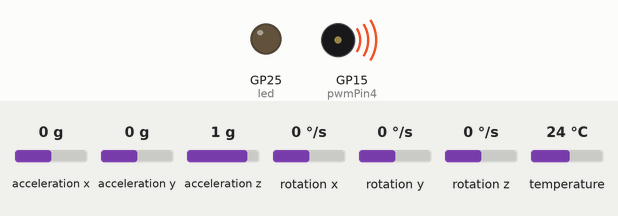
This program was run on a simulated Raspberry Pi Pico running MicroPython. Parts: output pins drawn as LEDs (lit = HIGH), buzzer (waves = sounding). Dashed ring = blinking. The inputs (shaded band) are chosen by the test bench; at power-on: acceleration x 0 g, acceleration y 0 g, acceleration z 1 g, rotation x 0 °/s, rotation y 0 °/s, rotation z 0 °/s, temperature 24 °C. Library files of the repository ran but are not shown: imu.py; what the program prints to the serial console is not drawn.

Above: at 0.3 s.
At 11.2 s:
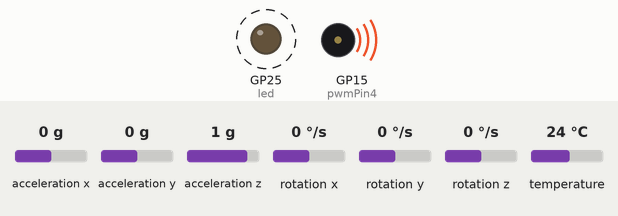
Timing chart, 0 to 12.7 s (numbered marks = the images above):
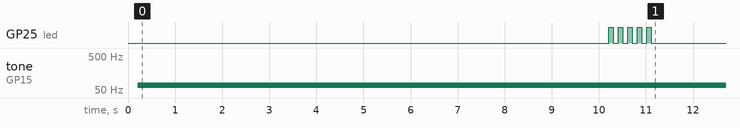

Measured:
- by itself, GP25 (led): LOW → HIGH at 10.2 s, → LOW 0.10 s later, → HIGH 0.10 s later, → LOW 0.10 s later, … (10 changes in this stretch)
- by itself, tone on GP15 (pwmPin4): silent → 70 Hz at 0.21 s

The program:

main.py
```python
import motor_controller
import math
import gyro
import drone_math
import coms
import time
from machine import Pin
motor_controller.pwmGenerate(motor_controller.duty(0,indv=drone_math.a.rpms))
time.sleep(10)
led=Pin(25,Pin.OUT)
for i in range(10):
    cdata=coms.coms_data()
    led.toggle()
    time.sleep(0.1)
try:
    while True:
        if(cdata is not None and cdata[5]>50):
            break
        cdata=coms.coms_data()
        gdata=gyro.gyrodata()
        if(cdata is not None):
            drone_math.a.setthrust((cdata[3]/200)+0.5)
        angle=(math.atan(gdata[0]/(gdata[1]+0.000001)))
        powr=(((gdata[0]**2+gdata[1]**2)**(0.5))+1)/2
        #drone_math.a.moveDirection(angle+(3.1415926535/2),powr,1)
        motor_controller.pwmGenerate(motor_controller.duty(0,indv=drone_math.a.rpms))
        pass

except KeyboardInterrupt:
    motor_controller.pwmGenerate(motor_controller.duty(-2))
motor_controller.pwmGenerate(motor_controller.duty(-2))


    
```

motor_controller.py
```python
from machine import Pin, PWM
import time
frequency = 0
duty_cycle = 0

# Pin declarat 0)ions
pwmPin = Pin(3)
pwmPin2 = Pin(7)
pwmPin3 = Pin(11)
pwmPin4 = Pin(15)
"""pwmPin5 = Pin('''enter the pin number''')
PwmPin6 = Pin('''enter the pin number''')"""
pwmOutputs = [PWM(i) for i in [pwmPin,pwmPin2,pwmPin3,pwmPin4]]
while True:
    try:
        for i in range(4):
            pwmOutputs[i].duty_u16(0)
        frequency = 70
        if frequency >= 0:
            for i in range(4):
                pwmOutputs[i].freq(int(frequency))
            break
        else:
            print("Frequency cannot be negative. Enter again.")
    except ValueError:
        print("Please enter a valid number.")
# Function for asking duhh_cycle input
def duty(f,indv=None):
    if(indv!=None):
        a1=int(4815-100+(indv[0]*2677))
        a2=int(4844-100+(indv[1]*2677))
        a3=int(4818-100+(indv[2]*2677))
        a4=int(4830-100+(indv[3]*2677))
        r=[a1,a2,a3,a4]
        print(r)
        return(r)
    while True:
        try:
            value=f
            r=[]
            a1=(value*(10-7))+7
            r=[int(a1 * 65025 / 100) for i in range(6)]
            print(r)
            return(r)
        except ValueError:
            print("Please enter a valid percentage.")
def dutyoff():
    pwmGenerate([0,0,0,0])

def pwmGenerate(duty_cycle):
    for i in range(4):
        pwmOutputs[i].duty_u16(duty_cycle[i])
```

gyro.py
```python
from imu import MPU6050
from time import sleep
from machine import Pin, I2C

i2c = I2C(0, sda=Pin(0), scl=Pin(1), freq=400000)
imu = MPU6050(i2c)
def gyrodata():
    ax=round(imu.accel.x,2)
    ay=round(imu.accel.y,2)
    az=round(imu.accel.z,2)
    gx=round(imu.gyro.x)
    gy=round(imu.gyro.y)
    gz=round(imu.gyro.z)
    tem=round(imu.temperature,2)
    #print("ax",ax,"\t","ay",ay,"\t","az",az,"\t","gx",gx,"\t","gy",gy,"\t","gz",gz,"\t","Temperature",tem,"        ",end="\r")
    return([ax,ay,az,gx,gy,gz])
```

drone_math.py
```python
import math
class drone():
    def __init__(self,r):
        self.rotors=r
        self.thrust=0
        self.rpms=[0 for i in range(r)]
        return None
    def setthrust(self,t):
        self.thrust=t
        self.rpms=[t for i in range(self.rotors)]
        return None
    def moveDirection(self,angle,speed,correction):
        for i in range(self.rotors):
            self.rpms[i]=self.thrust+(correction*self.thrust*speed*math.cos(angle-(i*2*3.1415926535/self.rotors)))
        return None
    def showSpeed(self):
        for i in range(self.rotors):
            print("*"*(int(self.rpms[i]*10)),end="\n")
        print("")
        print(sum(self.rpms))
        return None
a=drone(4)
```

coms.py
```python
import time
from ibus import IBus

ibus_in = IBus(1)


def coms_data():
    res = ibus_in.read()
    # if signal then display immediately
    if (res[0] == 1):
            data=[res[0],IBus.normalize(res[1]),IBus.normalize(res[2]),IBus.normalize(res[3]),IBus.normalize(res[4]),IBus.normalize(res[5], type="dial"),IBus.normalize(res[6], type="dial")]
            return(data)
```

ibus.py
```python
from machine import UART

# Works by connecting to uart, transferring data and then disconnecting
# Allows ibus to be polled regularly without creating a block

# returns raw values
# To make meaningful there is a normalize static method
# approx (-100 to +100) for default (standard) controls
# 0 is centre. The zero point can be adjusted on the controller
# actual value of min and maximum may differ
# approx (0 to 100) for dials


# Select appropriate uart pin (following are defaults)
# For ibus receive then only RX pin needs to be connected
# UART 0: TX pin 0 GP0 RX pin 1 GP1
# UART 1: TX pin 6 GP4 RX pin 7 GP5
# Connect appropriate RX pin to rightmost pin on FS-iA6B

# returns list of channel values. First value (pseudo channel 0) is status
# 0 = initial values
# 1 = new values
# -1 = failed to receive data old values sent
# -2 = checksum error


class IBus ():

    # Number of channels (FS-iA6B has 6)
    def __init__ (self, uart_num, baud=115200, num_channels=6):
        self.uart_num = uart_num
        self.baud = baud
        self.uart = UART(self.uart_num, self.baud)
        self.num_channels = num_channels
        # ch is channel value
        self.ch = []
        # Set channel values to 0
        for i in range (self.num_channels+1):
            self.ch.append(0)


    # Returns list with raw data
    def read(self):
        # Max 10 attempts to read
        for z in range(10):
            buffer = bytearray (31)
            char = self.uart.read(1)
            # check for 0x20
            if char == b'\x20':
                # read reset of string into buffer
                self.uart.readinto(buffer)
                checksum = 0xffdf # 0xffff - 0x20
                # check checksum
                for i in range(29):
                    checksum -= buffer[i]
                if checksum == (buffer[30] << 8) | buffer[29]:
                    # buffer[0] = 0x40
                    self.ch[0] = 1 # status 1 = success
                    for i in range (1, self.num_channels + 1):
                        self.ch[i] = (buffer[(i*2)-1] + (buffer[i*2] << 8))
                    return self.ch
                else:
                    # Checksum error
                    self.ch[0] = -2
            else:
                self.ch[0] = -1

        # Reach here then timed out
        self.ch[0] = -1
        return self.ch


    # Convert to meaningful values - eg. -100 to 100
    # Typical use for FS-iA6B
    # channel 1 to 4 use type="default" provides result from -100 to +100 (0 in centre)
    # channel 5 & 6 are dials type="dial" provides result from 0 to 100
    # Note approx depends upon calibration etc.
    @staticmethod
    def normalize (value, type="default"):
        if (type == "dial"):
            return ((value - 1000) / 10)
        else:
            return ((value - 1500) / 5)
```
